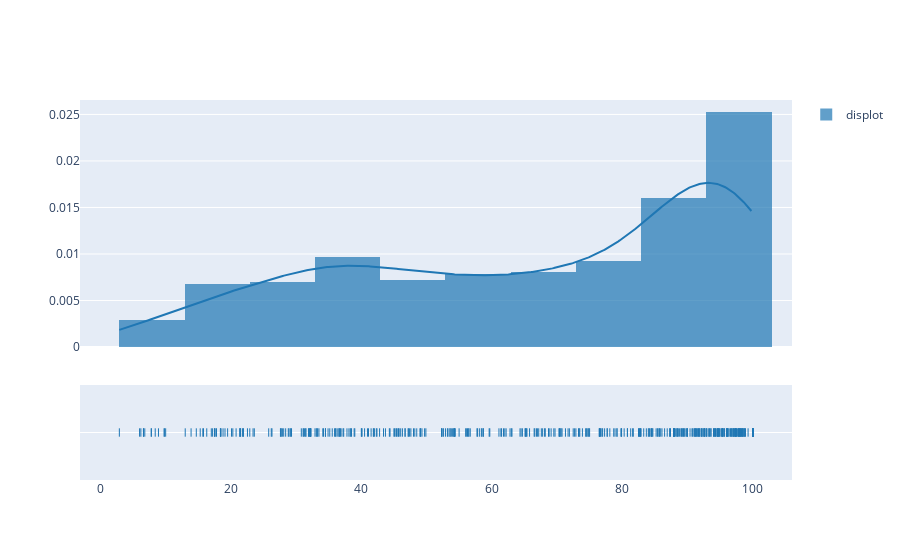

Source (notebook cell):
### Code cell
import plotly.figure_factory as ff

hist_data = [X_train_imputado_df['AGE'].tolist()]
group_labels = ['displot']
fig = ff.create_distplot(hist_data, group_labels, bin_size=10)

fig.show()

### Figure 1 — Plotly figure (JSON) as saved in the notebook; plotly's stock layout.template omitted (floating-point values rounded to 4 significant figures; data arrays with more than 128 entries replaced by an {"elided": "..."} marker saying what was removed)
{"data": [{"autobinx": false, "histnorm": "probability density", "legendgroup": "displot", "marker": {"color": "rgb(31, 119, 180)"}, "name": "displot", "opacity": 0.7, "type": "histogram", "x": {"elided": "444 float values"}, "xaxis": "x", "xbins": {"end": 100, "size": 10, "start": 2.9}, "yaxis": "y"}, {"legendgroup": "displot", "marker": {"color": "rgb(31, 119, 180)"}, "mode": "lines", "name": "displot", "showlegend": false, "type": "scatter", "x": {"elided": "500 float values"}, "xaxis": "x", "y": {"elided": "500 float values"}, "yaxis": "y"}, {"legendgroup": "displot", "marker": {"color": "rgb(31, 119, 180)", "symbol": "line-ns-open"}, "mode": "markers", "name": "displot", "showlegend": false, "type": "scatter", "x": {"elided": "444 float values"}, "xaxis": "x", "y": {"elided": "444 str values"}, "yaxis": "y2"}], "layout": {"barmode": "overlay", "hovermode": "closest", "legend": {"traceorder": "reversed"}, "xaxis": {"anchor": "y2", "domain": [0, 1], "zeroline": false}, "yaxis": {"anchor": "free", "domain": [0.35, 1], "position": 0}, "yaxis2": {"anchor": "x", "domain": [0, 0.25], "dtick": 1, "showticklabels": false}}}
